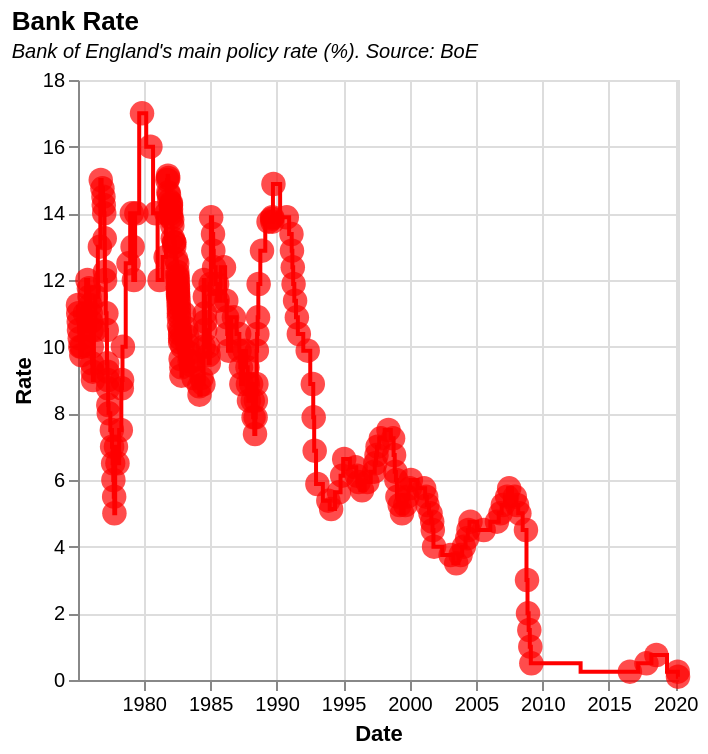

Write the Vega-Lite specification saved for this chart.
### Vega-Lite specification from a JSON file in a GitHub repository (floating-point values rounded to 4 significant figures; data arrays with more than 128 entries replaced by an {"elided": "..."} marker saying what was removed)
{"$schema": "https://vega.github.io/schema/vega-lite/v5.json", "description": "Bank Rate", "title": {"text": "Bank Rate", "subtitle": "Bank of England's main policy rate (%). Source: BoE", "subtitleFontStyle": "italic", "subtitleFontSize": 10, "anchor": "start", "color": "black"}, "data": {"values": {"elided": "238 records"}, "format": {"parse": {"Date": "date"}}}, "height": 300, "width": 300, "encoding": {"x": {"field": "Date", "type": "temporal"}}, "layer": [{"encoding": {"y": {"field": "Rate", "type": "quantitative"}}, "layer": [{"mark": {"type": "line", "interpolate": "step", "color": "red"}}, {"mark": {"type": "circle", "size": 150, "color": "red"}}]}, {"mark": "rule", "encoding": {"opacity": {"value": 0}, "tooltip": [{"field": "Date", "type": "temporal", "format": "%b-%Y", "title": "Date"}, {"field": "Rate", "type": "quantitative", "format": ",.0f", "title": "Bank Rate (%)"}]}}]}
